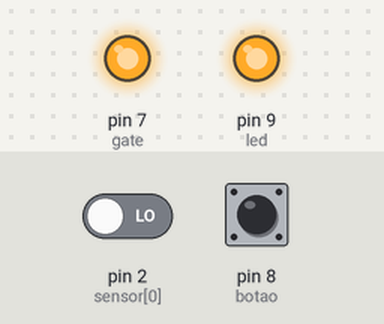
This sketch was run on a simulated Arduino Leonardo, built with avr-gcc and run on an emulated ATmega32U4. Shown: output pins drawn as LEDs (lit = HIGH). The test bench sets the inputs (shaded band); at power-on: pin 8 (botao) HIGH, pin 2 (sensor[0]) LOW. USB keyboard and mouse output is not drawn.

Above: at 1.2 s.
1.3 s: pin 8 (botao) pulled LOW for 0.15 s
At 1.37 s:
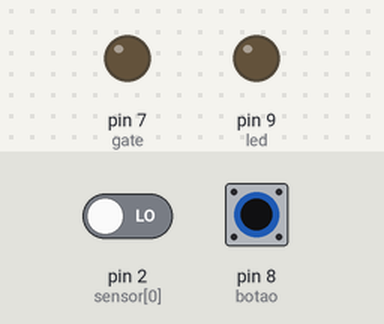
2.9 s: pin 8 (botao) pulled LOW for 3.2 s
At 7.4 s:
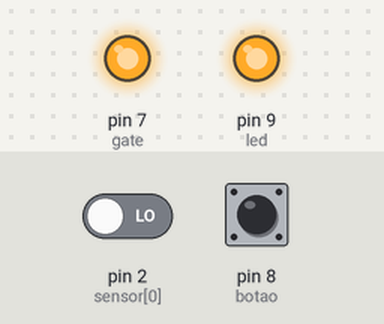
Timing chart, 0 to 8.9 s (numbered marks = the images above; inputs shaded):
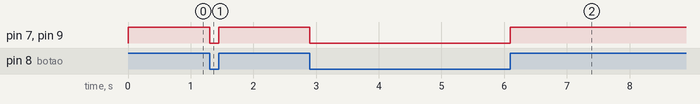

Measured:
- after the input at 1.3 s, pin 7 (gate), pin 9 (led): HIGH → LOW at once, → HIGH 0.15 s later
- after the input at 2.9 s, pin 7 (gate), pin 9 (led): HIGH → LOW at once, → HIGH 3.2 s later

The sketch:

MRU_EXCEL.ino
```cpp
//===============================================================================//
//==================== ALGORÍTIMO PARA MRU - PLANO INCLINADO ====================//
//===============================================================================//

//===============================================================================//
// * Inserir biblioteca de teclado
//===============================================================================//
#include <Keyboard.h>

//===============================================================================//
// * Definir os Sensores e outros Componentes
//===============================================================================//
#define gate 7
#define botao 8
#define led 9
int sensor[5] = {2, 3, 4, 5, 6};

//===============================================================================//
// * Variáveis de Controle
//===============================================================================//
int sensPass;

//===============================================================================//
// * Declarar funções
//===============================================================================//
void keyENTER();
void keyUP ();
void EstadoSuspenso();
void InstantesTempo();
int SensoresID();

//===============================================================================//
// * Função que configura o Arduino e os Sensores
//===============================================================================//
void setup() {

  //===============================================================================//
  // * Definir Botão como Entrada de Dados e o LED como Saída
  //===============================================================================//
  pinMode(botao, INPUT_PULLUP);
  pinMode(led, OUTPUT);
  pinMode(gate, OUTPUT);

  //===============================================================================//
  // * Definir os Sensores como Entrada de Dados
  //===============================================================================//
  for(int i = 0 ; i < 5 ; i++){
    pinMode(sensor[i], INPUT);
  }

  //===============================================================================//
  // * Iniciar o Teclado
  //===============================================================================//
  Keyboard.begin();

}

//===============================================================================//
// * Função Principal
//===============================================================================//
void loop() {

  if(digitalRead(botao) == HIGH){
    EstadoSuspenso();
  }else{
    InstantesTempo();
  }

}

//===============================================================================//
// * Função que define o Estado Suspenso do Sistema
//===============================================================================//
void EstadoSuspenso(){

    //===============================================================================//
    // * Liga o Eletroímã
    //===============================================================================//
    digitalWrite(gate, HIGH);

    //===============================================================================//
    // * Variável definida para 0, para "resetar" os sensores
    //===============================================================================//
    sensPass = 0;

    //===============================================================================//
    // * LED Aceso indica que o sistema ainda não está funcionando
    //===============================================================================//
    digitalWrite(led, HIGH);

}

//===============================================================================//
// * Função que calculará os instantes de tempo do moviemento
//===============================================================================//
void InstantesTempo(){

  //===============================================================================//
  // * Definir variáveis que serão utilizadas para calcular o tempo
  //===============================================================================//
  unsigned long tempo[5];

  //===============================================================================//
  // * Desliga o LED e o Eletroímã, indicando que o sistema está funcionado
  //===============================================================================//
  digitalWrite(gate, LOW);
  digitalWrite(led, LOW);

  //===============================================================================//
  // * Obter os instantes de tempo quando o móvel passar pelos sensores
  //===============================================================================//
  int sensorID = SensoresID();

  for (int i = 0 ; i < 5 ; i++){
    if (sensorID == i && sensPass == i){
      tempo[i] = micros();
      sensPass++;
      break;
    }
  }

  //===============================================================================//
  // * Após coletar os tempos, tratar os dados
  //===============================================================================//
  if (sensPass == 5) {
    //===============================================================================//
    // * Variável de tempo inicial para efetuar a correção nos resultados
    //===============================================================================//
    unsigned long tempoInicial = tempo[0];

    //===========================================================================//
    // * Variável de tempo que armazenará os tempos corrigidos
    //===========================================================================//
    float t[5];

    //===============================================================================//
    // * Strings usadas para escrever os dados no EXCEL
    //===============================================================================//
    String instanteTempo[5];

    //===============================================================================//
    // * Conversão dos tempos para SEGUNDOS e tratamento para exibição no EXCEL
    //===============================================================================//
    for (int i = 0 ; i < 5 ; i++){
      t[i] = float(tempo[i] - tempoInicial) * pow(10, -6);

      instanteTempo[i] = String(t[i], 3);
      instanteTempo[i].replace(".", ",");

      Keyboard.print(instanteTempo[i]);
      keyENTER();
    }

    keyUP();

    sensPass = 0;
  }

}

//===============================================================================//
// * Função que checará se os sensores capturaram um obstáculo ou não
//===============================================================================//
int SensoresID(){

  for (int i = 0 ; i < 5 ; i++){
    if (digitalRead(sensor[i]) == LOW){
      return i;
    }
  }

}

//===============================================================================//
// * Função para pressionar e soltar a tecla ENTER
//===============================================================================//
void keyENTER() {

  Keyboard.press(KEY_RETURN);
  delay(50);
  Keyboard.release(KEY_RETURN);
  delay(50);

}

//===============================================================================//
// * Função para pressionar e soltar a tecla CIMA 5 vezes
//===============================================================================//
void keyUP() {

  for(int i = 0; i < 5; i++){
    Keyboard.press(KEY_UP_ARROW);
    delay(50);
    Keyboard.release(KEY_UP_ARROW);
    delay(50);
  }

}
```
